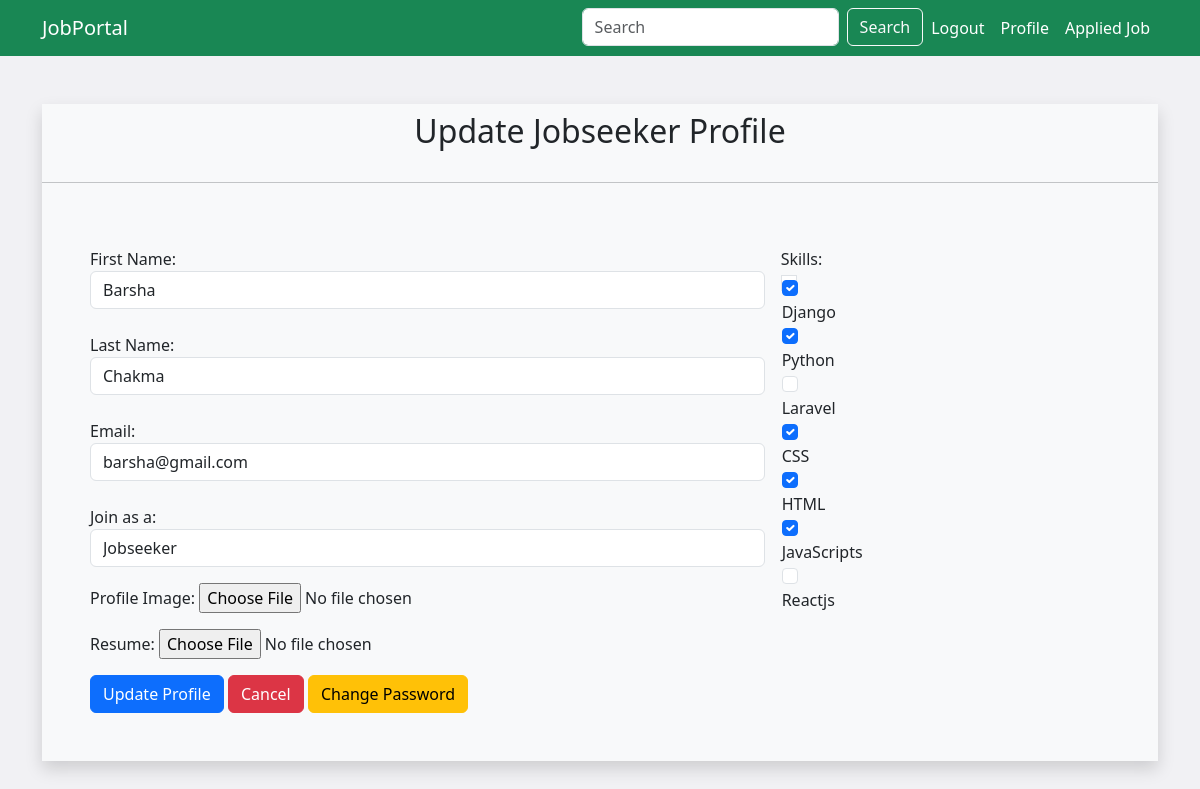
The page /jobseeker/update/ (signed in) on the database its author committed.
### app/models.py (models this page shows, shortened)
class CustomUser(AbstractUser):
    user_type = models.CharField(max_length=100)
    first_name = models.CharField(max_length=100)
    last_name = models.CharField(max_length=100)

class Jobseeker_Profile(models.Model):
    user_profile = models.OneToOneField(CustomUser,on_delete=models.CASCADE)
    skills = models.ManyToManyField(Skills)
    profile_image = models.ImageField(upload_to="img", null=True, blank=True)
    resume = models.FileField(upload_to="resume")

### app/views.py (the view)
# urls.py: path('jobseeker/update/', views.jobseeker_profile_update, name="jobseeker_update"),
@login_required(login_url='login')
def jobseeker_profile_update(request):
    user = request.user
    jobseeker_profile, created = Jobseeker_Profile.objects.get_or_create(user_profile=user)
    if request.method == 'POST':
        user_form = Profile_Update_Form(request.POST, instance=user)
        form = Jobseeker_Profile_Update(request.POST, request.FILES, instance=jobseeker_profile)
        if form.is_valid() and user_form.is_valid():
            form.save()
            user_form.save()
            return redirect('jobseeker_profile_view')
    else:
        user_form = Profile_Update_Form(instance=user)
        form = Jobseeker_Profile_Update(instance=jobseeker_profile)
    return render(request, 'jobseeker/profile_update.html', {'form': form,'user_form': user_form})

### app/forms.py
class Jobseeker_Profile_Update(forms.ModelForm):
    class Meta:
        model = Jobseeker_Profile
        fields = ['skills','profile_image','resume']
        labels = {'skills':'Skills','profile_image':'Profile Image','resume':'Resume'}
        widgets = {
            'skills': forms.CheckboxSelectMultiple(attrs={'class': 'form-check-input'}),
            'profile_image': forms.FileInput(attrs={'class': 'form-control-file'}),
            'resume': forms.FileInput(attrs={'class': 'form-control-file'}),
        }

class Profile_Update_Form(forms.ModelForm):
    user_type = forms.ChoiceField(
        label='Join as a:',
        choices=[('', '-------'), ('recruiter', 'Recruiter'), ('jobseeker', 'Jobseeker')],
        widget=forms.Select(attrs={'class': 'form-control'})
    )
    class Meta:
        model = CustomUser
        fields = ['first_name', 'last_name', 'email', 'user_type']
        labels = {'first_name': 'First Name', 'last_name': 'Last Name', 'email': 'Email'}
        widgets = {
            'username': forms.TextInput(attrs={'class': 'form-control'}),
            'first_name': forms.TextInput(attrs={'class': 'form-control'}),
            'last_name': forms.TextInput(attrs={'class': 'form-control'}),
            'email': forms.EmailInput(attrs={'class': 'form-control'}),
        }

### app/models.py (called while the page is built)
    def __str__(self):
        return self.title

### app/templates/jobseeker/profile_update.html (shortened to what this page needs)
{% extends "../base.html" %}
{% block content %}
<div class="container">
    <div class="mx-auto shadow bg-light">
        <h2 class="mt-5 mb-4 text-center p-2">Update Jobseeker Profile</h2>
        <hr>
        <div class="p-5">
            <form method="post" enctype="multipart/form-data" class="row g-3">
                    <div class="col-md-8">
                        {{ user_form.first_name.label_tag }}
                        {{ user_form.first_name }}
                        <br>
                        {{ user_form.last_name.label_tag }}
                        {{ user_form.last_name }}
                        <br>
                        {{ user_form.email.label_tag }}
                        {{ user_form.email }}
                        <br>
                        {{ user_form.user_type.label_tag }}
                        {{ user_form.user_type }}
                    </div>
                    <div class="col-md-4">
                        {{ form.skills.label_tag }}
                        {{ form.skills }}
                    </div>
                    <div class="col-md-12">
                        {{ form.profile_image.label_tag }}
                        {{ form.profile_image }}
                    </div>
                    <div class="col-md-12">
                        {{ form.resume.label_tag }}
                        {{ form.resume }}
                    </div>
                    <div class="col-md-12">
                        <button type="submit" class="btn btn-primary">Update Profile</button>
                        <button type="submit" class="btn btn-danger">Cancel</button>
                        <a href="{% url 'change_password' %}"  class="btn btn-warning">Change Password</a>
                    </div>
                </form>
        </div>
    </div>
  </div>
{% endblock content %}

### rows shown on the page
CustomUser: first_name "Barsha", last_name "Chakma", email "barsha@gmail.com", user_type "Jobseeker"

### other values the page prints
{{ user_form.first_name.label_tag }} "First Name:"
{{ user_form.last_name.label_tag }} "Last Name:"
{{ user_form.email.label_tag }} "Email:"
{{ user_form.user_type.label_tag }} "Join as a:"
